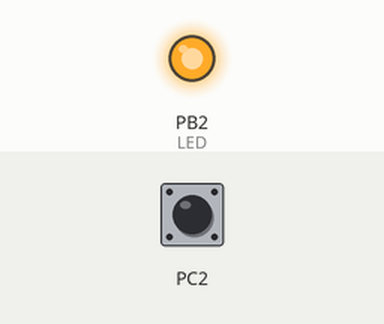
A program run on a simulated ATmega328P, built with avr-gcc and emulated at 16 MHz. Shown: output pins drawn as LEDs (lit = HIGH). Inputs (shaded band) come from the test bench; at power-on: PC2 HIGH.

Above: at 1.2 s.
1.3 s: PC2 pulled LOW for 0.15 s
At 1.7 s:
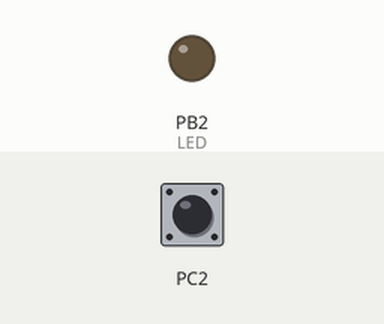
4.0 s: PC2 pulled LOW for 3.2 s
At 9.1 s:
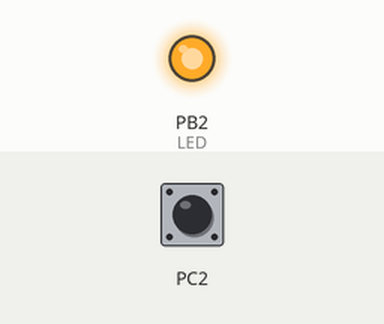
Timing chart, 0 to 10.6 s (numbered marks = the images above; inputs shaded):
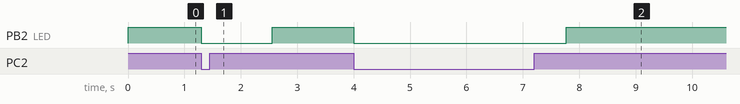

The program:

main.cpp
```cpp
/*
 * Timers_Part1_Task2.cpp
 *
 * Created: 3/23/2019 1:26:59 PM
 * Author : Benjamin Johnson
 * Student #: 5003284489
 * Email: johnsb18@unlv.nevada.edu
 */

#define F_CPU 16000000UL
#include <avr/io.h>


int main(void)
{
    DDRC &= (0<<2);		// connect PORTC.2 to switch as input
    PORTC |= (1<<2);	// enable pull-up
	DDRB |= (1<<2);		// set PORTB.2 for output (LED)
	TCCR0A = 0;			// normal operation
	TCCR0B |= (1<<CS02) | (1<<CS00); // prescaler = 1024
	int count = 0;		// overflow counter

	while (1) {
		if(!(PINC & (1<<PINC2))) {	// check if pin in low
			PORTB &= ~(1<<2);		// set LED on

			count = 0;				// reset counter
			TCNT0 = 0x00;			// reset timer
			while(count < 77) {		// loop until 1.25 sec delay met
				if(TCNT0 == 0xFF){	// if timer overflows
					count++;		// increment counter
					TCNT0 = 0x00;	// reset timer
				}
			}
		}
		else {
			PORTB |= (1<<2);		// set LED off
		}
    }
	return 0;
}
```

Measured:
- after the input at 1.3 s, PB2 (LED): HIGH → LOW at once, → HIGH 1.3 s later
- after the input at 4.0 s, PB2 (LED): HIGH → LOW at once, → HIGH 3.8 s later
